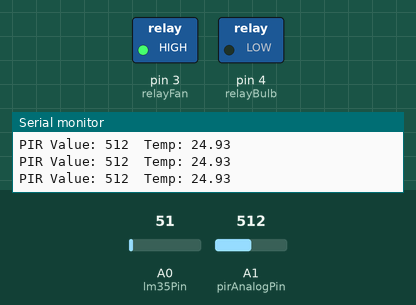
This sketch was run on a simulated Arduino Uno, built with avr-gcc and run on an emulated ATmega328P. On the bench: switched loads named in the sketch (green lamp = pin HIGH), the last lines printed to the serial monitor. The test bench sets the inputs (shaded band); at power-on: A0 (lm35Pin) = 51, A1 (pirAnalogPin) = 512.

Above: at 1.3 s.
1.4 s: A0 (lm35Pin) set to 55
At 2.4 s:
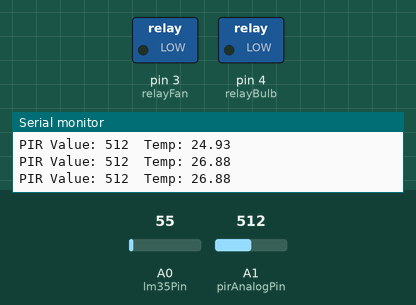
3.0 s: A1 (pirAnalogPin) set to 316
4.5 s: A1 (pirAnalogPin) set to 290
At 4.8 s:
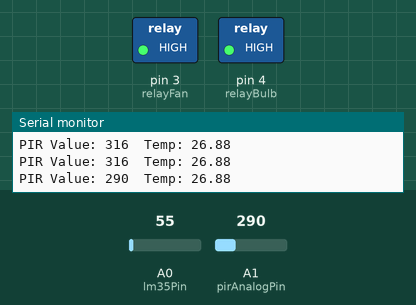
6.0 s: A1 (pirAnalogPin) set to 306
At 7.2 s:
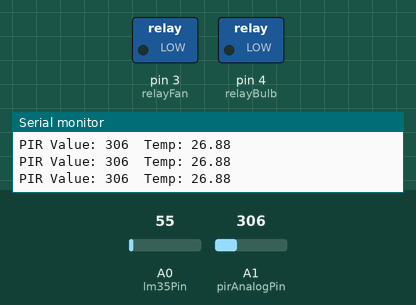
7.5 s: A1 (pirAnalogPin) set to 122
At 8.5 s:
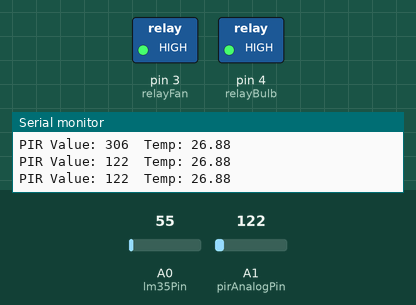
Timing chart, 0 to 10.0 s (numbered marks = the images above; inputs shaded):
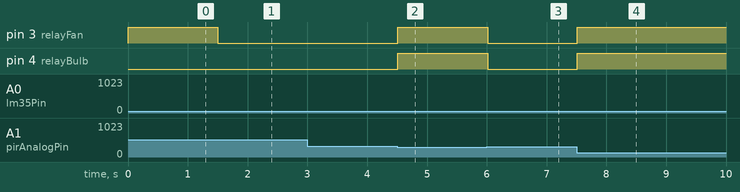

Measured:
- the behaviour switches between 51 and 52 on A0 (lm35Pin) (found by bisection; images 0 and 1)
- the behaviour switches between 301 and 300 on A1 (pirAnalogPin) (found by bisection; images 1 and 2)
- after the input at 1.4 s, pin 3 (relayFan): HIGH → LOW after 0.10 s
- after the input at 4.5 s, pin 3 (relayFan), pin 4 (relayBulb): LOW → HIGH at once
- after the input at 6.0 s, pin 3 (relayFan), pin 4 (relayBulb): HIGH → LOW at once
- after the input at 7.5 s, pin 3 (relayFan), pin 4 (relayBulb): LOW → HIGH at once

The sketch:

pro.hex.ino
```cpp
// Pin definitions
const int pirAnalogPin = A1;   // Analog PIR output
const int lm35Pin = A0;

const int relayFan = 3;
const int relayBulb = 4;

// Relay logic (ACTIVE LOW)
#define ON LOW
#define OFF HIGH

// Threshold for motion detection (tune this!)
int threshold = 300;

void setup() {
  pinMode(relayFan, OUTPUT);
  pinMode(relayBulb, OUTPUT);

  digitalWrite(relayFan, OFF);
  digitalWrite(relayBulb, OFF);

  Serial.begin(9600);
}

void loop() {

  // Read PIR analog value
  int pirValue = analogRead(pirAnalogPin);

  // Read temperature
  int tempVal = analogRead(lm35Pin);
  float voltage = tempVal * (5.0 / 1023.0);
  float temperature = voltage * 100;

  Serial.print("PIR Value: ");
  Serial.print(pirValue);
  Serial.print("  Temp: ");
  Serial.println(temperature);

  // Motion detection using threshold
  if (pirValue > threshold) {
    // Motion detected
    digitalWrite(relayBulb, ON);

    if (temperature > 25) {
      digitalWrite(relayFan, ON);
    } else {
      digitalWrite(relayFan, OFF);
    }

  } else {
    // No motion
    digitalWrite(relayBulb, OFF);
    digitalWrite(relayFan, OFF);
  }

  delay(500);
}
```
